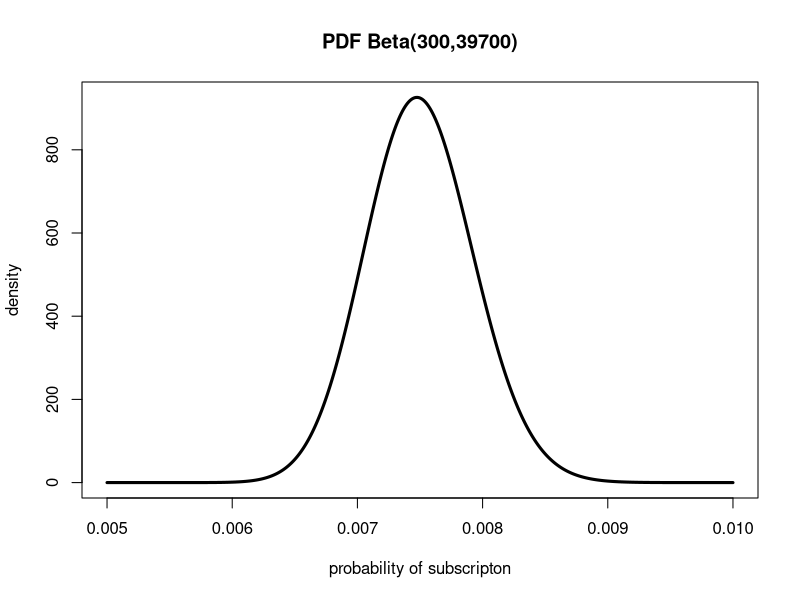
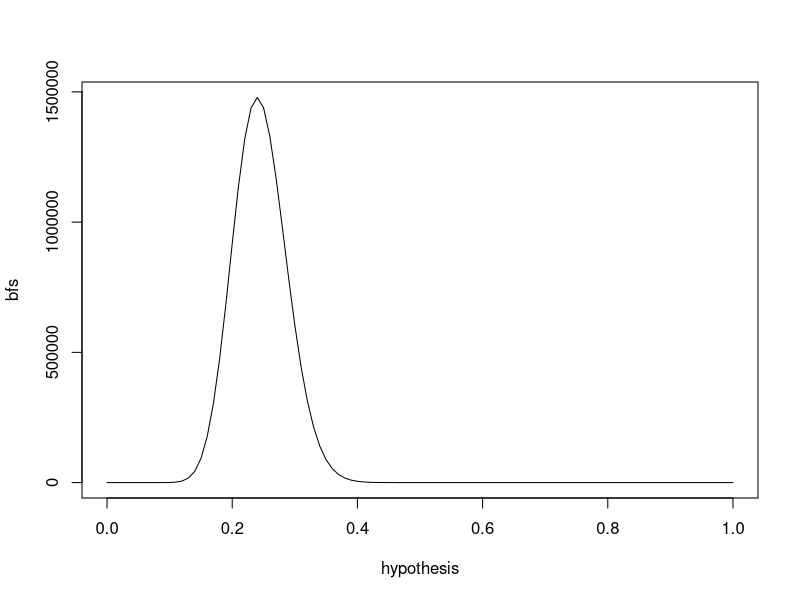
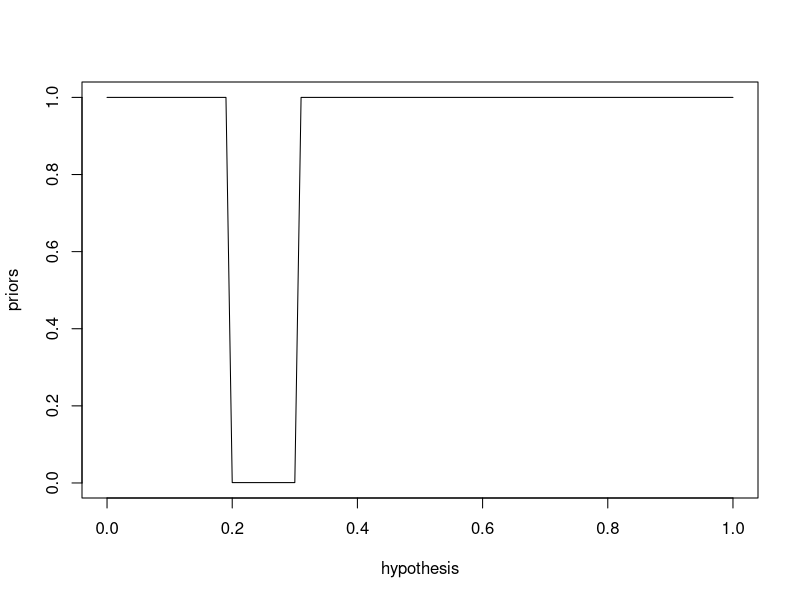
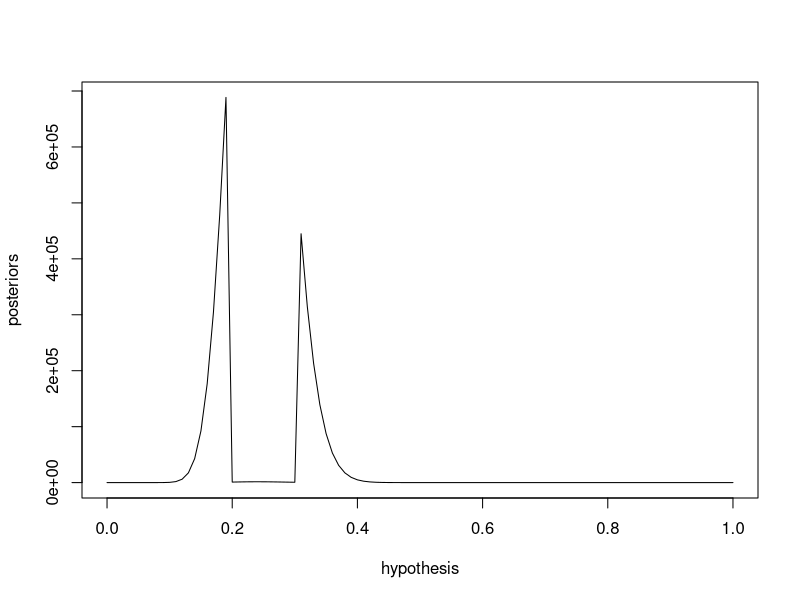
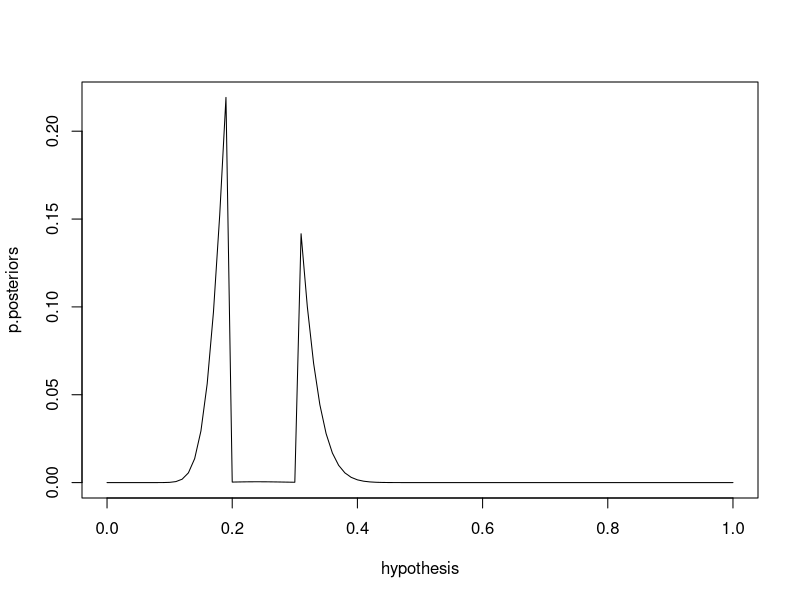

The R source for these figures, in order:
setwd("~/GitHub/BAYES_R_MARKDOWN")

pbinom(0,100,0.00720,lower.tail=FALSE)

integrate (function(p) dbeta(p,14,27),0,0.5)

integrate (function(x) dbeta(x,5,1195),0.005,1)

integrate(function(x) dnorm(x,mean=20.6,sd=1.62),10,18)

xs <- seq(0.005,0.01,by=0.00001)
png("PDF_plot.png") 
plot(xs,dbeta(xs,300,40000-300),type="l",lwd=3,
     ylab="density",
     xlab="probability of subscripton",
     main="PDF Beta(300,39700)")
dev.off()

pbeta(0.0065,300,39700)

pbeta(1,300,39700) - pbeta(0.0085,300,39700)

pbinom(3,5,0.5)

qbeta(0.999,300,39700)

n.trials <- 100000
prior.alpha <- 3
prior.beta <- 7
a.samples <- rbeta(n.trials,36+prior.alpha,114+prior.beta)
b.samples <- rbeta(n.trials,50+prior.alpha,100+prior.beta)
p.b_superior <- sum(b.samples > a.samples)/n.trials

p.b_superior  

pbinom(24,100,0.5)

dx <- 0.01
hypothesis <- seq(0,1,by=dx)
bayes.factor <- function (h_top,h_bottom) {
  ((h_top)^24*(1-h_top)^76)/((h_bottom)^24*(1-h_bottom)^76)
}

bfs <- bayes.factor(hypothesis,0.5)
png("all_possible_hypotheses_plot.png")
plot(hypothesis,bfs,type="l")
dev.off()
max(bfs)
hypothesis[which.max(bfs)]

priors <- ifelse(hypothesis >=0.2 & hypothesis <=0.3, 1/1000,1)
png("hypothesis_priors_plot.png")
plot(hypothesis,priors,type="l")
dev.off()
posteriors <-priors*bfs
png("hypothesis_posteriors_plot.png")
plot(hypothesis,posteriors,type="l")
dev.off()

sum(posteriors)
p.posteriors <- posteriors/sum(posteriors)
sum(p.posteriors)
png("hypothesis_posteriors_probability_plot.png")
plot(hypothesis,p.posteriors,type="l")
dev.off()
sum(p.posteriors[which(hypothesis < 0.5)])
sum(p.posteriors*hypothesis)
hypothesis[which.max(p.posteriors)]